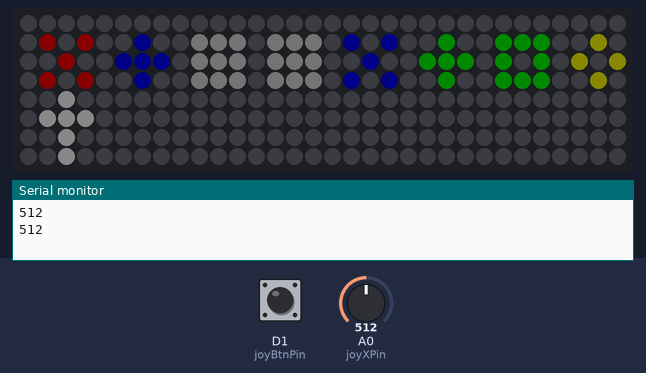
Bench run of a sketch on a simulated Arduino MKR. Parts: 32×8 RGB LED matrix (first LED top left, wired row by row), the last lines printed to the serial monitor. The test bench sets the inputs (shaded band); at power-on: A0 (joyXPin) = 512, D1 (joyBtnPin) HIGH. Dim RGB values are drawn brighter than linear; random numbers use the default seed unless the sketch sets one.

Above: at 2.6 s.
2.7 s: A0 (joyXPin) set to 592
4.2 s: A0 (joyXPin) set to 615
At 4.49 s:
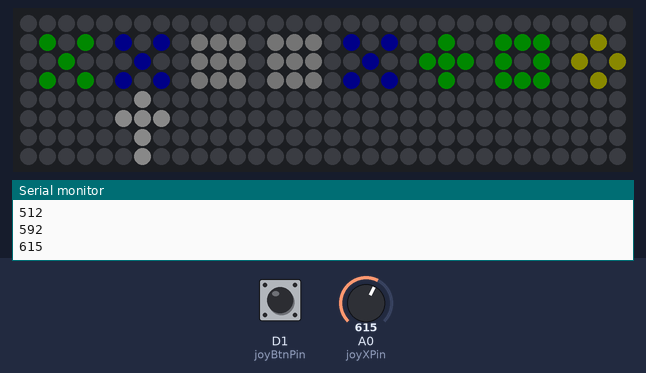
5.8 s: D1 (joyBtnPin) pulled LOW for 3.2 s
At 8.19 s:
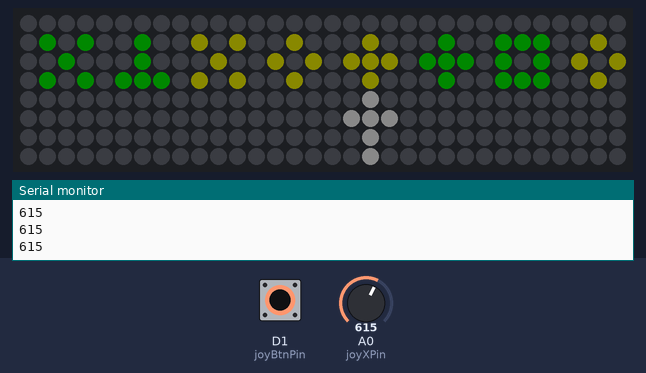
10.5 s: D1 (joyBtnPin) pulled LOW for 0.8 s
At 11.35 s:
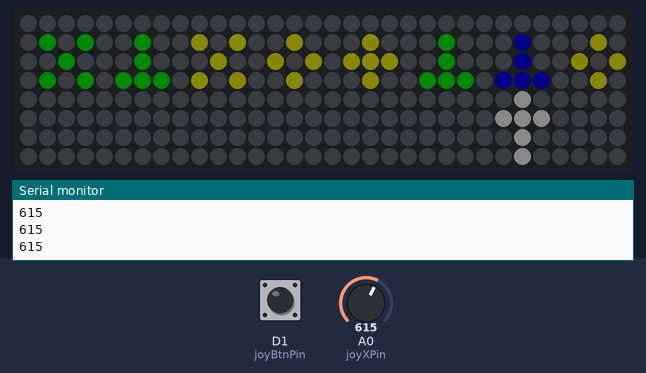
12.8 s: A0 (joyXPin) set to 490
At 14.85 s:
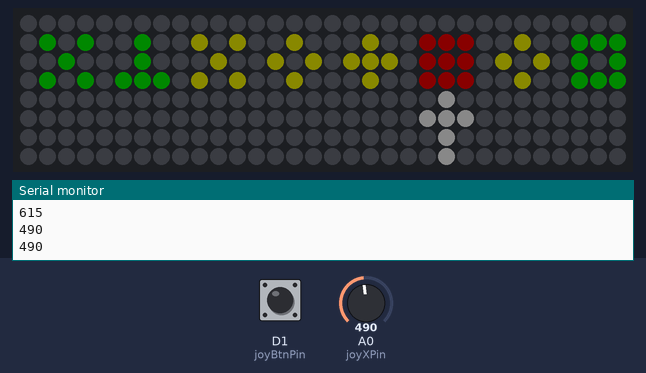
17.5 s: D1 (joyBtnPin) pulled LOW for 0.8 s
At 20.76 s:
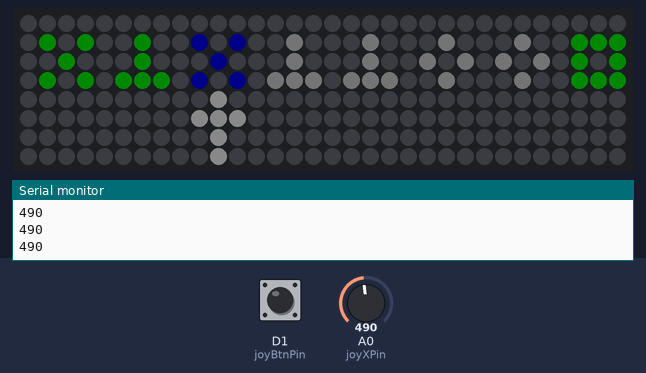

Measured:
- the behaviour switches between 600 and 601 on A0 (joyXPin) (found by bisection; images 0 and 1)

The sketch:

lesson3a_pogil1_student.ino
```cpp
#include "board.h"
#include "helpers.h"

int joyXPin = A0;
int joyBtnPin = 1;

int neoPin = 6;
int width = 32;
int height = 8;
Board board(neoPin, width, height);

void setup()
{
  Serial.begin(9600);
  pinMode(joyBtnPin, INPUT_PULLUP);
  board.begin();
  randomSeed(analogRead(A2));
  assignRandom(0, 8);

}

void loop()
{
int joyX = analogRead(joyXPin);
Serial.println(joyX);

if (joyX > 600)
{
  board.moveRight();
}
if (joyX < 500)
{
  board.moveLeft();
}

if (digitalRead(joyBtnPin) == LOW)
{
  int i = board.getArrowIndex();
  shuffle(i, i + 1);
  assignRandom(i, i + 1);
}

if (digitalRead(joyBtnPin) == HIGH)
{
  int i = board.getArrowIndex();
  shuffle(i, i + 1);
  findStreaks();
}

  board.show();
  delay(100);
}

void assignRandom(int first, int until)
{
  int i = first;
  while (i < until)
  {
    board.putShape(i, pickRandomShape());
    board.putColor(i, pickRandomColor());
    i = i + 1;
  }
}

void shuffle(int first, int until)
{
  int shuffles = 0;
  while (shuffles < 10)
  {
    assignRandom(first, until);
    board.show();
    delay(100);
    shuffles++;
  }
}


void findStreaks()
{
  int i = 0;
  while (i < 7)
  {
    int count = getStreakLength(i);
    if (count > 1)
{
  clearStreak(i, i + count);
  i = i + count - 1;
}
    i = i + 1;
  }
}
```

board.h
```cpp
#ifndef BOARD_H
#define BOARD_H

#include <Adafruit_GFX.h>
#include <Adafruit_NeoMatrix.h>
#include <Adafruit_NeoPixel.h>

enum Shapes {
  SQUARE,
  SQUARE_EMPTY,
  CIRCLE,
  CROSS,
  TRIANGLE,
  EX,
};

uint16_t RED = Adafruit_NeoMatrix::Color(255, 0, 0);
uint16_t GREEN = Adafruit_NeoMatrix::Color(0, 255, 0);
uint16_t BLUE = Adafruit_NeoMatrix::Color(0, 0, 255);
uint16_t YELLOW = Adafruit_NeoMatrix::Color(255, 255, 0);
uint16_t GRAY = Adafruit_NeoMatrix::Color(100, 100, 100);
uint16_t BLACK = 0;

class Board
{
  private:
    Adafruit_NeoMatrix *neo;
    int shapes[8];
    uint16_t colors[8];
    int arrow_index = 0;
    int w;
    int numShapes;

    void drawArrow();

  public:
    Board(uint16_t pin, int width, int height);
    void begin();
    void show();

    int getArrowIndex() {
      return arrow_index;
    }
    void moveRight() {
      if (arrow_index < numShapes - 1)
      {
        arrow_index++;
      }
    }
    void moveLeft()
    {
      if (arrow_index > 0)
      {
        arrow_index--;
      }
    }
    int getShape(int i) {
      return shapes[i];
    }
    void putShape(int i, int s) {
      shapes[i] = s;
    }
    uint16_t getColor(int i) {
      return colors[i];
    }
    void putColor(int i, uint16_t c)
    {
      colors[i] = c;
    }
};

Board::Board(uint16_t pin, int width, int height)
{
  neo = new Adafruit_NeoMatrix(width, height, pin,
                               NEO_MATRIX_BOTTOM  + NEO_MATRIX_RIGHT +
                               NEO_MATRIX_COLUMNS + NEO_MATRIX_ZIGZAG,
                               NEO_GRB            + NEO_KHZ800);
  w = width;
  numShapes = (width / 4);
}

void Board::begin()
{
  neo->begin();
  neo->setTextWrap(false);
  neo->setBrightness(10);
  neo->fillScreen(0);
}

void Board::show()
{
  neo->fillScreen(0);

  int i = 0;

  while (i < 8)
  {
    int x = 1 + 4 * i;
    int y = 1;

    if (shapes[i] == SQUARE)
      neo->fillRect(x, 1, 3, 3, colors[i]);
    if (shapes[i] == SQUARE_EMPTY)
      neo->drawRect(x, 1, 3, 3, colors[i]);
    if (shapes[i] == CIRCLE)
      neo->fillCircle(x + 1, 2, 1, colors[i]);
    if (shapes[i] == CROSS)
      neo->drawCircle(x + 1, 2, 1 , colors[i]);
    if (shapes[i] == TRIANGLE)
      neo->fillTriangle(x + 1, 1, x, 3, x + 2, 3, colors[i]);
    if (shapes[i] == EX)
    {
      neo->drawLine(x, 1, x + 2, 3, colors[i]);
      neo->drawLine(x + 2, 1, x, 3, colors[i]);
    }

    i = i + 1;
  }

  drawArrow();

  neo->show();
}

void Board::drawArrow() {
  int x = 2 + arrow_index * 4;
  int y = 4;

  neo->drawLine(x, y, x, y + 3, neo->Color(255, 255, 255));
  neo->drawPixel(x - 1, y + 1, neo->Color(255, 255, 255));
  neo->drawPixel(x + 1, y + 1, neo->Color(255, 255, 255));
}

#endif
```

helpers.h
```cpp
#include "board.h"

extern Board board;

int getStreakLength(int i)
{
  int count = 1;

  while (i < 7)
  {
    if (board.getColor(i) != GRAY && board.getShape(i) == board.getShape(i + 1))
    {
      count = count + 1;
    }
    else
    {
      return count;
    }
    i = i + 1;
  }

  return count;
}

void putColorBetween(int first, int until, uint16_t color)
{
  int i = first;
  while (i < until)
  {
    board.putColor(i, color);
    i = i + 1;
  }
}

void clearStreak(int first, int until)
{
  putColorBetween(first, until, GRAY);
  board.show();
  delay(100);

  putColorBetween(first, until, BLACK);
  board.show();
  delay(100);

  putColorBetween(first, until, GRAY);
  board.show();
  delay(100);

  putColorBetween(first, until, BLACK);
  board.show();
  delay(100);

  putColorBetween(first, until, GRAY);
  board.show();
  delay(100);

  putColorBetween(first, until, BLACK);
  board.show();
  delay(100);

  putColorBetween(first, until, GRAY);
  board.show();
}


int pickRandomShape()
{
  return random(0, 6);
}

uint16_t pickRandomColor()
{
  int i = random(0, 4);
  //Serial.println("color = " + String(i));

  if (i == 0)
  {
    return RED;
  }
  if (i == 1)
  {
    return GREEN;
  }
  if (i == 2)
  {
    return BLUE;
  }

  return YELLOW;
}
```
